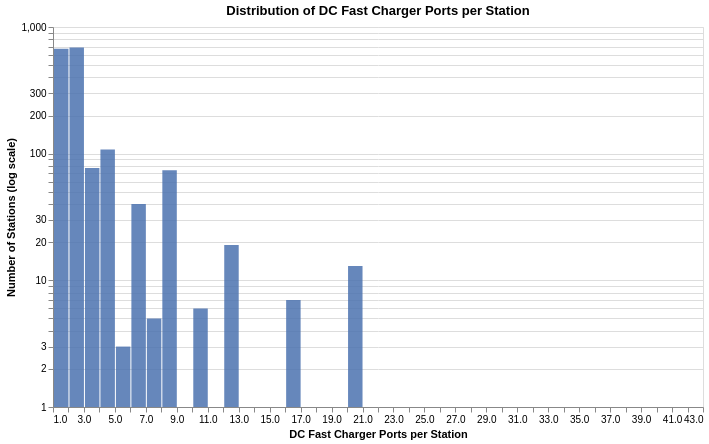

The notebook cell this image was saved under:
### Markdown cell above
## 3. Charger Count Distribution

How many DC fast charger ports does a typical station have?

### Code cell
dc_counts = df["ev_dc_fast_count"].dropna()

stats_df = pd.DataFrame({
    "stat": ["Median", "Mean"],
    "value": [dc_counts.median(), dc_counts.mean()],
    "color": ["red", "orange"],
})

histogram = (
    alt.Chart(df.dropna(subset=["ev_dc_fast_count"]))
    .mark_bar(color="#4C72B0", opacity=0.85)
    .encode(
        x=alt.X(
            "ev_dc_fast_count:Q",
            bin=alt.Bin(step=1),
            title="DC Fast Charger Ports per Station",
        ),
        y=alt.Y(
            "count():Q",
            scale=alt.Scale(type="log"),
            title="Number of Stations (log scale)",
        ),
        tooltip=[
            alt.Tooltip("ev_dc_fast_count:Q", bin=alt.Bin(step=1), title="Ports"),
            alt.Tooltip("count():Q", title="Stations"),
        ],
    )
)

fig_dist = (
    histogram.properties(
        title="Distribution of DC Fast Charger Ports per Station",
        width=650,
        height=380,
    )
)
fig_dist.save("docs/img/fig_port_distribution.png")
display(fig_dist)
print(dc_counts.describe().round(2))

print(f"\nStations with 1 port: {(dc_counts == 1).sum()} ({(dc_counts == 1).mean():.1%})")
print(f"Stations with 4 or more ports: {(dc_counts >= 4).sum()} ({(dc_counts >= 4).mean():.1%})")

### Figure 1 — Vega-Lite specification as saved in the notebook (floating-point values rounded to 4 significant figures; data arrays with more than 128 entries replaced by an {"elided": "..."} marker saying what was removed)
{"config": {"view": {"continuousWidth": 300, "continuousHeight": 300}}, "data": {"name": "data-2bb9f2257730b381a3a50a0c6e8ab9de"}, "mark": {"type": "bar", "color": "#4C72B0", "opacity": 0.85}, "encoding": {"tooltip": [{"bin": {"step": 1}, "field": "ev_dc_fast_count", "title": "Ports", "type": "quantitative"}, {"aggregate": "count", "title": "Stations", "type": "quantitative"}], "x": {"bin": {"step": 1}, "field": "ev_dc_fast_count", "title": "DC Fast Charger Ports per Station", "type": "quantitative"}, "y": {"aggregate": "count", "scale": {"type": "log"}, "title": "Number of Stations (log scale)", "type": "quantitative"}}, "height": 380, "title": "Distribution of DC Fast Charger Ports per Station", "width": 650, "$schema": "https://vega.github.io/schema/vega-lite/v6.1.0.json", "datasets": {"data-2bb9f2257730b381a3a50a0c6e8ab9de": {"elided": "1719 records"}}}
